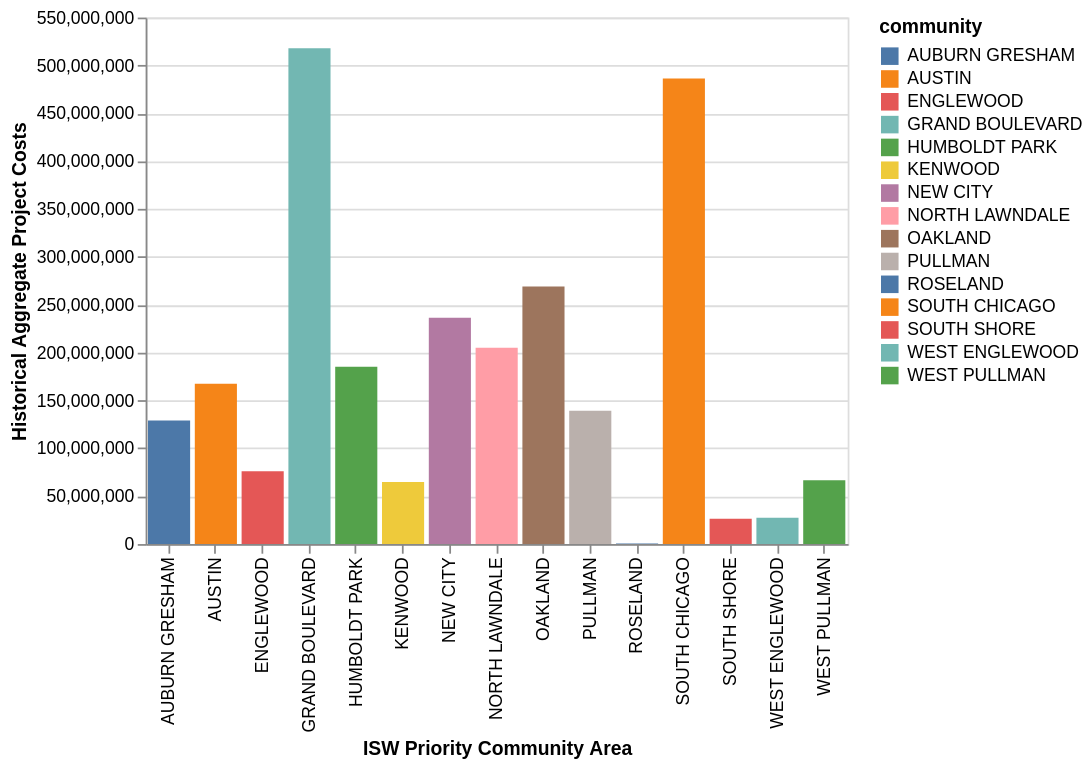

The specification (Vega-Lite) saved for this image:
### Vega-Lite specification from a JSON file in a GitHub repository (floating-point values rounded to 4 significant figures; data arrays with more than 128 entries replaced by an {"elided": "..."} marker saying what was removed)
{"config": {"view": {"continuousWidth": 400, "continuousHeight": 300}}, "data": {"name": "data-c431497a4fd46d285310d1cb834b23c2"}, "mark": "bar", "encoding": {"color": {"field": "community", "type": "nominal"}, "tooltip": [{"field": "project_count", "title": "Projects Created", "type": "quantitative"}, {"field": "total_project_cost", "title": "Historical Aggregate Project Costs", "type": "quantitative"}], "x": {"field": "community", "title": "ISW Priority Community Area", "type": "nominal"}, "y": {"field": "total_project_cost", "title": "Historical Aggregate Project Costs", "type": "quantitative"}}, "selection": {"selector005": {"type": "interval", "bind": "scales", "encodings": ["x", "y"]}}, "width": 400, "$schema": "https://vega.github.io/schema/vega-lite/v4.17.0.json", "datasets": {"data-c431497a4fd46d285310d1cb834b23c2": [{"commarea": 23.0, "TotPop": 61916, "pct_male": 0.4752, "pct_female": 0.5248, "pct_pop20_44": 0.3803, "pct_white": 0.1836, "pct_black": 0.3071, "pct_latino": 0.4788, "pct_asian": 0.01247, "pct_indigameri": 0.0002746, "pct_HA_PI": 0.0, "pct_other_race": 0.03229, "Pct_Unemployed": 0.1013, "community": "HUMBOLDT PARK", "approved_amount": 47300000.0, "appr_amt_perproj": 2628000.0, "med_pub_sub": 0.2609, "total_project_cost": 185300000.0, "project_count": 18.0, "invest": true, "Future_TIF_Funding": 14670000.0, "Future_Projects_Created": 5.0, "Total_Future_Cost": 51470000.0, "type": "Feature", "geometry": {"type": "MultiPolygon", "coordinates": {"elided": "1x1x504x2 float values"}}}, {"commarea": 25.0, "TotPop": 97313, "pct_male": 0.4613, "pct_female": 0.5387, "pct_pop20_44": 0.3433, "pct_white": 0.05333, "pct_black": 0.7483, "pct_latino": 0.1763, "pct_asian": 0.005087, "pct_indigameri": 0.0, "pct_HA_PI": 0.0001747, "pct_other_race": 0.03005, "Pct_Unemployed": 0.1351, "community": "AUSTIN", "approved_amount": 45980000.0, "appr_amt_perproj": 3284000.0, "med_pub_sub": 0.5, "total_project_cost": 167500000.0, "project_count": 14.0, "invest": true, "Future_TIF_Funding": 14670000.0, "Future_Projects_Created": 4.0, "Total_Future_Cost": 47850000.0, "type": "Feature", "geometry": {"type": "MultiPolygon", "coordinates": {"elided": "1x1x981x2 float values"}}}, {"commarea": 29.0, "TotPop": 42495, "pct_male": 0.4634, "pct_female": 0.5366, "pct_pop20_44": 0.3507, "pct_white": 0.2354, "pct_black": 0.5917, "pct_latino": 0.1273, "pct_asian": 0.02581, "pct_indigameri": 0.0, "pct_HA_PI": 0.0, "pct_other_race": 0.03367, "Pct_Unemployed": 0.1376, "community": "NORTH LAWNDALE", "approved_amount": 47700000.0, "appr_amt_perproj": 2511000.0, "med_pub_sub": 0.4952, "total_project_cost": 204900000.0, "project_count": 19.0, "invest": true, "Future_TIF_Funding": 14670000.0, "Future_Projects_Created": 5.0, "Total_Future_Cost": 53930000.0, "type": "Feature", "geometry": {"type": "MultiPolygon", "coordinates": {"elided": "1x1x522x2 float values"}}}, {"commarea": 36.0, "TotPop": 7413, "pct_male": 0.4059, "pct_female": 0.5941, "pct_pop20_44": 0.3208, "pct_white": 0.03858, "pct_black": 0.8876, "pct_latino": 0.04897, "pct_asian": 0.009308, "pct_indigameri": 0.0005396, "pct_HA_PI": 0.0, "pct_other_race": 0.02631, "Pct_Unemployed": 0.2378, "community": "OAKLAND", "approved_amount": 19830000.0, "appr_amt_perproj": 2479000.0, "med_pub_sub": 0.08319, "total_project_cost": 269100000.0, "project_count": 8.0, "invest": true, "Future_TIF_Funding": 14670000.0, "Future_Projects_Created": 5.0, "Total_Future_Cost": 168200000.0, "type": "Feature", "geometry": {"type": "MultiPolygon", "coordinates": {"elided": "1x1x314x2 float values"}}}, {"commarea": 38.0, "TotPop": 17867, "pct_male": 0.4286, "pct_female": 0.5714, "pct_pop20_44": 0.3335, "pct_white": 0.02922, "pct_black": 0.8927, "pct_latino": 0.03694, "pct_asian": 0.008675, "pct_indigameri": 0.001175, "pct_HA_PI": 0.0, "pct_other_race": 0.06005, "Pct_Unemployed": 0.1374, "community": "GRAND BOULEVARD", "approved_amount": 101500000.0, "appr_amt_perproj": 3759000.0, "med_pub_sub": 0.1946, "total_project_cost": 517900000.0, "project_count": 27.0, "invest": true, "Future_TIF_Funding": 14670000.0, "Future_Projects_Created": 3.0, "Total_Future_Cost": 57540000.0, "type": "Feature", "geometry": {"type": "MultiPolygon", "coordinates": {"elided": "1x1x328x2 float values"}}}, {"commarea": 39.0, "TotPop": 18492, "pct_male": 0.4609, "pct_female": 0.5391, "pct_pop20_44": 0.3557, "pct_white": 0.2096, "pct_black": 0.6611, "pct_latino": 0.02958, "pct_asian": 0.05705, "pct_indigameri": 0.001352, "pct_HA_PI": 0.0, "pct_other_race": 0.07987, "Pct_Unemployed": 0.1026, "community": "KENWOOD", "approved_amount": 9388000.0, "appr_amt_perproj": 1878000.0, "med_pub_sub": 0.5, "total_project_cost": 64770000.0, "project_count": 5.0, "invest": true, "Future_TIF_Funding": 14670000.0, "Future_Projects_Created": 7.0, "Total_Future_Cost": 90680000.0, "type": "Feature", "geometry": {"type": "MultiPolygon", "coordinates": {"elided": "1x1x693x2 float values"}}}, {"commarea": 43.0, "TotPop": 52565, "pct_male": 0.4596, "pct_female": 0.5404, "pct_pop20_44": 0.373, "pct_white": 0.02574, "pct_black": 0.9303, "pct_latino": 0.02661, "pct_asian": 0.004623, "pct_indigameri": 0.0, "pct_HA_PI": 0.0004946, "pct_other_race": 0.02443, "Pct_Unemployed": 0.1582, "community": "SOUTH SHORE", "approved_amount": 10220000.0, "appr_amt_perproj": 5112000.0, "med_pub_sub": 0.2806, "total_project_cost": 26370000.0, "project_count": 2.0, "invest": true, "Future_TIF_Funding": 14670000.0, "Future_Projects_Created": 2.0, "Total_Future_Cost": 26370000.0, "type": "Feature", "geometry": {"type": "MultiPolygon", "coordinates": {"elided": "1x1x1307x2 float values"}}}, {"commarea": 46.0, "TotPop": 25800, "pct_male": 0.4602, "pct_female": 0.5398, "pct_pop20_44": 0.3265, "pct_white": 0.04655, "pct_black": 0.7438, "pct_latino": 0.1947, "pct_asian": 0.004496, "pct_indigameri": 0.0009302, "pct_HA_PI": 0.0, "pct_other_race": 0.01721, "Pct_Unemployed": 0.1503, "community": "SOUTH CHICAGO", "approved_amount": 120100000.0, "appr_amt_perproj": 30020000.0, "med_pub_sub": 0.6249, "total_project_cost": 486300000.0, "project_count": 4.0, "invest": true, "Future_TIF_Funding": 14670000.0, "Future_Projects_Created": 0.0, "Total_Future_Cost": 0.0, "type": "Feature", "geometry": {"type": "MultiPolygon", "coordinates": {"elided": "1x1x1094x2 float values"}}}, {"commarea": 49.0, "TotPop": 35926, "pct_male": 0.47, "pct_female": 0.53, "pct_pop20_44": 0.3131, "pct_white": 0.01614, "pct_black": 0.9496, "pct_latino": 0.0162, "pct_asian": 0.002004, "pct_indigameri": 0.001336, "pct_HA_PI": 0.0, "pct_other_race": 0.02625, "Pct_Unemployed": 0.1855, "community": "ROSELAND", "approved_amount": 650000.0, "appr_amt_perproj": 650000.0, "med_pub_sub": 1.0, "total_project_cost": 650000.0, "project_count": 1.0, "invest": true, "Future_TIF_Funding": 14670000.0, "Future_Projects_Created": 22.0, "Total_Future_Cost": 14300000.0, "type": "Feature", "geometry": {"type": "MultiPolygon", "coordinates": {"elided": "1x1x639x2 float values"}}}, {"commarea": 50.0, "TotPop": 7147, "pct_male": 0.395, "pct_female": 0.605, "pct_pop20_44": 0.3368, "pct_white": 0.1131, "pct_black": 0.7754, "pct_latino": 0.08227, "pct_asian": 0.0009794, "pct_indigameri": 0.0, "pct_HA_PI": 0.0, "pct_other_race": 0.04953, "Pct_Unemployed": 0.1583, "community": "PULLMAN", "approved_amount": 32140000.0, "appr_amt_perproj": 6428000.0, "med_pub_sub": 0.1765, "total_project_cost": 139300000.0, "project_count": 5.0, "invest": true, "Future_TIF_Funding": 14670000.0, "Future_Projects_Created": 2.0, "Total_Future_Cost": 55730000.0, "type": "Feature", "geometry": {"type": "MultiPolygon", "coordinates": {"elided": "1x1x378x2 float values"}}}, {"commarea": 53.0, "TotPop": 30161, "pct_male": 0.4685, "pct_female": 0.5315, "pct_pop20_44": 0.3365, "pct_white": 0.006366, "pct_black": 0.9035, "pct_latino": 0.06071, "pct_asian": 0.0, "pct_indigameri": 0.0, "pct_HA_PI": 0.0, "pct_other_race": 0.04808, "Pct_Unemployed": 0.199, "community": "WEST PULLMAN", "approved_amount": 9041000.0, "appr_amt_perproj": 1808000.0, "med_pub_sub": 0.177, "total_project_cost": 66610000.0, "project_count": 5.0, "invest": true, "Future_TIF_Funding": 14670000.0, "Future_Projects_Created": 8.0, "Total_Future_Cost": 106600000.0, "type": "Feature", "geometry": {"type": "MultiPolygon", "coordinates": {"elided": "1x1x1008x2 float values"}}}, {"commarea": 61.0, "TotPop": 39274, "pct_male": 0.517, "pct_female": 0.483, "pct_pop20_44": 0.3558, "pct_white": 0.1848, "pct_black": 0.2046, "pct_latino": 0.5742, "pct_asian": 0.02236, "pct_indigameri": 2.546e-05, "pct_HA_PI": 0.0, "pct_other_race": 0.02584, "Pct_Unemployed": 0.1366, "community": "NEW CITY", "approved_amount": 38320000.0, "appr_amt_perproj": 2129000.0, "med_pub_sub": 0.1839, "total_project_cost": 236500000.0, "project_count": 18.0, "invest": true, "Future_TIF_Funding": 14670000.0, "Future_Projects_Created": 6.0, "Total_Future_Cost": 78840000.0, "type": "Feature", "geometry": {"type": "MultiPolygon", "coordinates": {"elided": "1x1x616x2 float values"}}}, {"commarea": 67.0, "TotPop": 26282, "pct_male": 0.48, "pct_female": 0.52, "pct_pop20_44": 0.298, "pct_white": 0.01259, "pct_black": 0.8421, "pct_latino": 0.1236, "pct_asian": 0.001674, "pct_indigameri": 0.0003805, "pct_HA_PI": 0.0, "pct_other_race": 0.03074, "Pct_Unemployed": 0.2243, "community": "WEST ENGLEWOOD", "approved_amount": 8557000.0, "appr_amt_perproj": 1070000.0, "med_pub_sub": 0.7143, "total_project_cost": 27560000.0, "project_count": 8.0, "invest": true, "Future_TIF_Funding": 14670000.0, "Future_Projects_Created": 13.0, "Total_Future_Cost": 44780000.0, "type": "Feature", "geometry": {"type": "MultiPolygon", "coordinates": {"elided": "1x1x393x2 float values"}}}, {"commarea": 68.0, "TotPop": 21054, "pct_male": 0.471, "pct_female": 0.529, "pct_pop20_44": 0.297, "pct_white": 0.01373, "pct_black": 0.9139, "pct_latino": 0.0436, "pct_asian": 0.00684, "pct_indigameri": 0.002992, "pct_HA_PI": 0.0, "pct_other_race": 0.0379, "Pct_Unemployed": 0.2492, "community": "ENGLEWOOD", "approved_amount": 30560000.0, "appr_amt_perproj": 3820000.0, "med_pub_sub": 0.7019, "total_project_cost": 76000000.0, "project_count": 8.0, "invest": true, "Future_TIF_Funding": 14670000.0, "Future_Projects_Created": 3.0, "Total_Future_Cost": 28500000.0, "type": "Feature", "geometry": {"type": "MultiPolygon", "coordinates": {"elided": "1x1x539x2 float values"}}}, {"commarea": 71.0, "TotPop": 48039, "pct_male": 0.4587, "pct_female": 0.5413, "pct_pop20_44": 0.3186, "pct_white": 0.008451, "pct_black": 0.9422, "pct_latino": 0.03566, "pct_asian": 0.002415, "pct_indigameri": 0.0007078, "pct_HA_PI": 0.0, "pct_other_race": 0.0183, "Pct_Unemployed": 0.1935, "community": "AUBURN GRESHAM", "approved_amount": 36180000.0, "appr_amt_perproj": 9045000.0, "med_pub_sub": 0.2562, "total_project_cost": 129200000.0, "project_count": 4.0, "invest": true, "Future_TIF_Funding": 14670000.0, "Future_Projects_Created": 1.0, "Total_Future_Cost": 32300000.0, "type": "Feature", "geometry": {"type": "MultiPolygon", "coordinates": {"elided": "1x1x563x2 float values"}}}]}}
